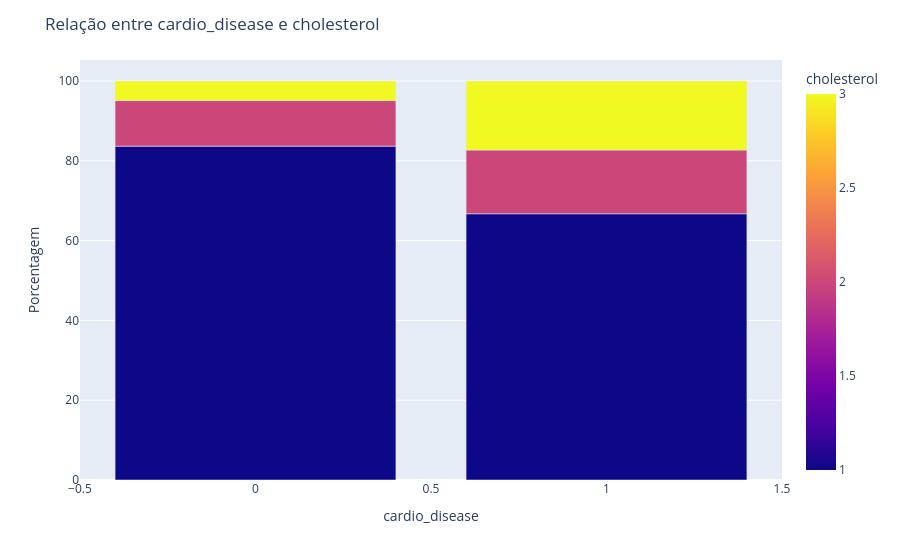

Notebook source saved alongside this figure:
### Markdown cell above
Percebe-se que a média de idade das pessoas com 'cardio_disease' é de 56 anos, enquanto que para as pessoas sem a média é de 52. Ou seja, pessoas mais velhas são mais propensas a desenvolverem doenças cardiovasculares.

### Code cell
base_grouped = base.groupby(['cardio_disease', 'cholesterol']).size().reset_index(name='count')
total_por_churn = base_grouped.groupby('cardio_disease')['count'].transform('sum')
base_grouped['percent'] = (base_grouped['count'] / total_por_churn) * 100

# Cria gráfico de barras empilhadas
fig = px.bar(base_grouped, x='cardio_disease', y='percent', color='cholesterol', barmode='stack',
            labels={'cardio_disease': 'cardio_disease', 'percent': 'Porcentagem', 'cholesterol': 'cholesterol'})

fig.update_layout(title='Relação entre cardio_disease e cholesterol',
                yaxis_title='Porcentagem',
                legend_title='cholesterol')
fig.show()

### Figure 1 — Plotly figure (JSON) as saved in the notebook; plotly's stock layout.template omitted (floating-point values rounded to 4 significant figures)
{"data": [{"hovertemplate": "cardio_disease=%{x}<br>Porcentagem=%{y}<br>cholesterol=%{marker.color}<extra></extra>", "legendgroup": "", "marker": {"color": [1, 2, 3, 1, 2, 3], "coloraxis": "coloraxis", "pattern": {"shape": ""}}, "name": "", "orientation": "v", "showlegend": false, "textposition": "auto", "type": "bar", "x": [0, 0, 0, 1, 1, 1], "xaxis": "x", "y": [83.68, 11.42, 4.905, 66.73, 15.97, 17.3], "yaxis": "y"}], "layout": {"barmode": "stack", "coloraxis": {"colorbar": {"title": {"text": "cholesterol"}}, "colorscale": [[0, "#0d0887"], [0.1111, "#46039f"], [0.2222, "#7201a8"], [0.3333, "#9c179e"], [0.4444, "#bd3786"], [0.5556, "#d8576b"], [0.6667, "#ed7953"], [0.7778, "#fb9f3a"], [0.8889, "#fdca26"], [1, "#f0f921"]]}, "legend": {"title": {"text": "cholesterol"}, "tracegroupgap": 0}, "margin": {"t": 60}, "title": {"text": "Relação entre cardio_disease e cholesterol"}, "xaxis": {"anchor": "y", "domain": [0, 1], "title": {"text": "cardio_disease"}}, "yaxis": {"anchor": "x", "domain": [0, 1], "title": {"text": "Porcentagem"}}}}
